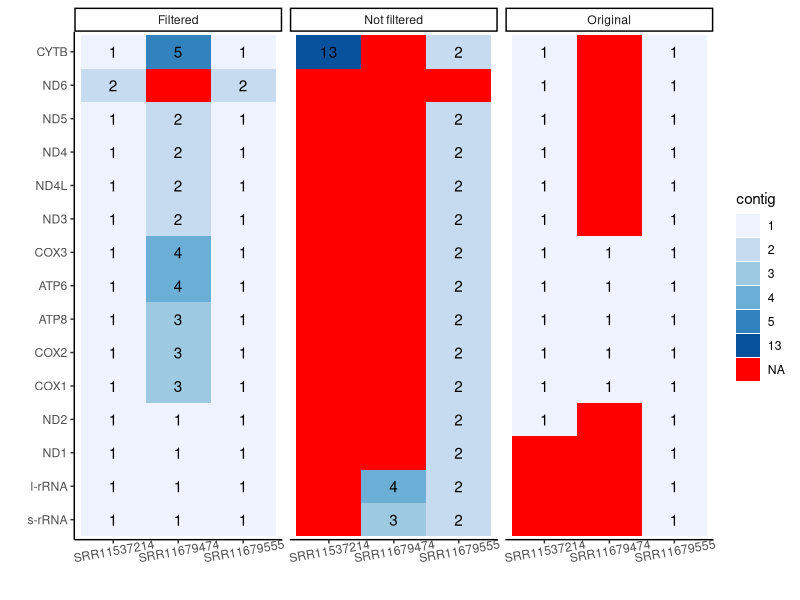

Reproduce this figure in R. (Note: this script raises an error after producing the figure.)

require(ggplot2);require(reshape2)

setwd(dirname(rstudioapi::getActiveDocumentContext()$path))
getwd()


my_df <- read.csv(file = 'genes_per_20_contigs_fotheatmap.csv', stringsAsFactors = TRUE)
names(my_df)[3] <- "s-rRNA"
names(my_df)[4] <- "l-rRNA"

my_df

ggplot(aes(y=variable,x=sample,
           fill=factor(value),label=value),
       data=melt(my_df))+
  geom_tile()+facet_wrap(~condition)+theme_classic()+
  scale_fill_brewer(palette = 1,name="contig",na.value = "red")+
  theme(axis.text.x = element_text(angle=10))+xlab("")+ylab("")+
  geom_text()+
  ggsave("missing-genes.pdf",width=8,height = 4)




#########
ggplot(aes(y=variable,x=sample,
           fill=factor(value), label=value),
       data=melt(read.csv('genes_per_20_contigs_fotheatmap.csv')))+
  geom_tile()+facet_wrap(~condition)+theme_classic()+
  scale_fill_brewer(palette = 1,name="contig",na.value = "red")+
  theme(axis.text.x = element_text(angle=10))+xlab("")+ylab("")+
  ggsave("missing-genes.pdf",width=8,height = 4)
